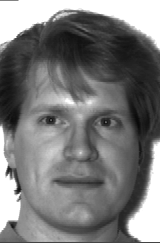
#> input picture K-Means/yalefaces_cropBackground/subject01.gif, 160 x 243 px; its folder holds 4 pictures in this run
$ python KMeans_YaleFace.py
#> lines starting #> are read from the running program, lines starting #| are printed output that depends on the picture
import matplotlib.pyplot as plt
import numpy as np
import scipy as sp
import scipy.sparse.linalg as sla
from tqdm import tqdm,tqdm_gui
import os
from PIL import Image

filepath = "./yalefaces_cropBackground/"

#Code to add .gif extension to files
# =============================================================================
# for filename in os.listdir(filepath):
#     src = filepath+''+filename
#     dst = src + '.gif'
#     os.rename(src, dst)
# ==============================================================================

images=[]

#Read the images
for filename in os.listdir(filepath):
    img = np.array(plt.imread(filepath+filename))
#> img is the input picture: shape (243, 160, 4); mean R, G, B, A 122.3, 122.3, 122.3, 255
    imsize = img.shape
#> imsize = (243, 160, 4)
    img = img.flatten()  #Convert image to a vector
    images.append(img)
I=np.array(images)

R = imsize[0]
#> R = 243
C = imsize[1]
#> C = 160
N = I.shape[0]
#> N = 4
K = 4 #Number of clusters
cluster_label = np.zeros(N) # Cluster to which each image belongs
#> cluster_label = [0, 0, 0, 0]
clusters = []

# [4 lines of commented-out code are left out]
for i in range(K):
    clusters.append(np.random.randint(0,255,(R*C*4)))

clusters = np.array(clusters)
for iterations in range(10):
    for i in range(N):
        error = 0
        min_error = 999999999
        for k in range(K):
            error = np.linalg.norm(I[i]-clusters[k])

            if error<min_error:
                min_error = error
                cluster_label[i]=k
        #print("i = "+str(i)+": "+str(min_error)+" Label: "+str(cluster_label[i]))
    L=[]
    for k in range(K):
        index = np.array(np.where(cluster_label==k)).flatten()
        L.append(index.size)
        sum_images=np.zeros((1,R*C*4))
        for i in index:
            sum_images += I[i]
        clusters[k] = np.divide(sum_images,len(index))
    print(L)


for i in range(K):
    plt.imshow(clusters[i].reshape(R,C,4))
    plt.figure()
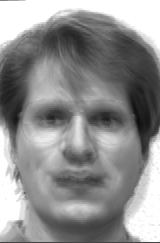
#> shown: shape (243, 160, 4); mean R, G, B, A 143.3, 143.3, 143.3, 255
